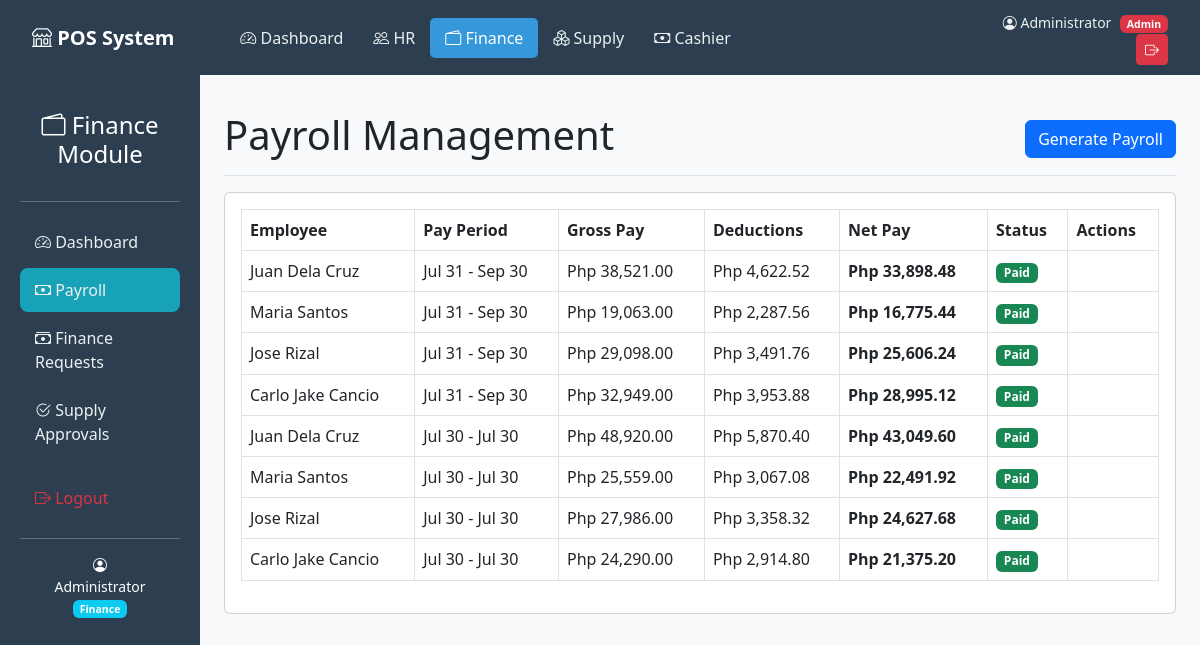
The page /pos-system/modules/finance/payroll.php (signed in) on the database its author committed.
### tables this page shows
CREATE TABLE `payroll` (
  `id` int(11) NOT NULL,
  `employee_id` int(11) NOT NULL,
  `pay_period_start` date NOT NULL,
  `pay_period_end` date NOT NULL,
  `gross_pay` decimal(10,2) DEFAULT 0.00,
  `deductions` decimal(10,2) DEFAULT 0.00,
  `net_pay` decimal(10,2) DEFAULT 0.00,
  `status` enum('pending','paid') DEFAULT 'pending',
  `created_at` timestamp NOT NULL DEFAULT current_timestamp()
);

CREATE TABLE `employees` (
  `id` int(11) NOT NULL,
  `employee_id` varchar(20) NOT NULL,
  `first_name` varchar(50) NOT NULL,
  `last_name` varchar(50) NOT NULL,
  `position` varchar(50) DEFAULT NULL,
  `department` varchar(50) DEFAULT NULL,
  `date_hired` date DEFAULT NULL,
  `status` enum('active','inactive') DEFAULT 'active',
  `created_at` timestamp NOT NULL DEFAULT current_timestamp()
);

### pos-system/includes/functions.php (called while the page is built, shortened)
<?php
function formatCurrency($amount) {
    return 'Php ' . number_format($amount, 2);
}
?>

### pos-system/modules/finance/payroll.php (the view, shortened to what this page needs)
<?php
require_once '../../includes/functions.php';
require_once '../../config/database.php';
require_once '../../includes/header.php';
require_once '../../includes/sidebar.php';
?>
<main class="col-md-10 ms-sm-auto px-md-4 main-content">
    <div class="d-flex justify-content-between flex-wrap flex-md-nowrap align-items-center pt-3 pb-2 mb-3 border-bottom">
        <h1>Payroll Management</h1>
        <button class="btn btn-primary" data-bs-toggle="modal" data-bs-target="#generatePayrollModal">Generate Payroll</button>
    </div>
    <div class="card">
        <div class="card-body">
            <div class="table-responsive">
                <table class="table table-bordered table-hover">
                    <thead>
                        <tr>
                            <th>Employee</th>
                            <th>Pay Period</th>
                            <th>Gross Pay</th>
                            <th>Deductions</th>
                            <th>Net Pay</th>
                            <th>Status</th>
                            <th>Actions</th>
                        </tr>
                    </thead>
                    <tbody>
                        <?php
                        try {
                            $payroll = $pdo->query("
                                SELECT p.*, e.first_name, e.last_name
                                FROM payroll p
                                JOIN employees e ON p.employee_id = e.id
                                ORDER BY p.created_at DESC
                                LIMIT 50
                            ");
                            while($row = $payroll->fetch()):
                        ?>
                        <tr>
                            <td><?php echo htmlspecialchars($row['first_name'] . ' ' . $row['last_name']); ?></td>
                            <td><?php echo date('M d', strtotime($row['pay_period_start'])) . ' - ' . date('M d', strtotime($row['pay_period_end'])); ?></td>
                            <td><?php echo formatCurrency($row['gross_pay']); ?></td>
                            <td><?php echo formatCurrency($row['deductions']); ?></td>
                            <td><strong><?php echo formatCurrency($row['net_pay']); ?></strong></td>
                            <td>
                                <span class="badge bg-<?php echo $row['status'] == 'paid' ? 'success' : 'warning'; ?>">
                                    <?php echo ucfirst($row['status']); ?>
                                </span>
                            </td>
                            <td>
                            </td>
                        </tr>
                        <?php
                            endwhile;
                        } catch (PDOException $e) {
                            echo '<tr><td colspan="7" class="text-center text-danger">Error: ' . $e->getMessage() . '</td></tr>';
                        }
                        ?>
                    </tbody>
                </table>
            </div>
        </div>
    </div>
</main>
<?php require_once '../../includes/footer.php'; ?>

### pos-system/includes/header.php (style rules this page uses)
body { background: #f8f9fa; }
.main-content { padding: 20px; }

### rows shown on the page
payroll: employee.last_name "Juan Dela Cruz", pay_period_start "Jul 31", pay_period_end "Sep 30", gross_pay "Php 38,521.00", deductions "Php 4,622.52", net_pay "Php 33,898.48", status "Paid"
payroll: employee.last_name "Maria Santos", pay_period_start "Jul 31", pay_period_end "Sep 30", gross_pay "Php 19,063.00", deductions "Php 2,287.56", net_pay "Php 16,775.44", status "Paid"
payroll: employee.last_name "Jose Rizal", pay_period_start "Jul 31", pay_period_end "Sep 30", gross_pay "Php 29,098.00", deductions "Php 3,491.76", net_pay "Php 25,606.24", status "Paid"
payroll: employee.last_name "Carlo Jake Cancio", pay_period_start "Jul 31", pay_period_end "Sep 30", gross_pay "Php 32,949.00", deductions "Php 3,953.88", net_pay "Php 28,995.12", status "Paid"
payroll: employee.last_name "Juan Dela Cruz", pay_period_start "Jul 30", pay_period_end "Jul 30", gross_pay "Php 48,920.00", deductions "Php 5,870.40", net_pay "Php 43,049.60", status "Paid"
payroll: employee.last_name "Maria Santos", pay_period_start "Jul 30", pay_period_end "Jul 30", gross_pay "Php 25,559.00", deductions "Php 3,067.08", net_pay "Php 22,491.92", status "Paid"
payroll: employee.last_name "Jose Rizal", pay_period_start "Jul 30", pay_period_end "Jul 30", gross_pay "Php 27,986.00", deductions "Php 3,358.32", net_pay "Php 24,627.68", status "Paid"
payroll: employee.last_name "Carlo Jake Cancio", pay_period_start "Jul 30", pay_period_end "Jul 30", gross_pay "Php 24,290.00", deductions "Php 2,914.80", net_pay "Php 21,375.20", status "Paid"

### other values the page prints
$_SESSION['full_name'] "Administrator"
$role "Admin"
